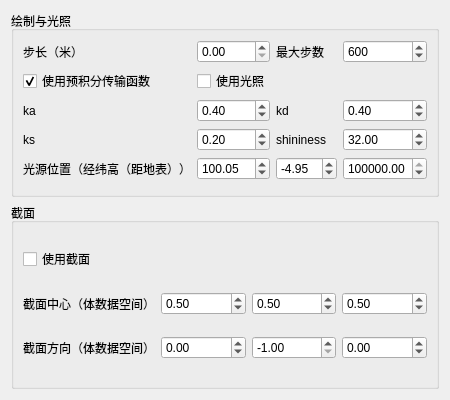
<?xml version="1.0" encoding="UTF-8"?>
<ui version="4.0">
 <class>DirectVolumeRenderer</class>
 <widget class="QWidget" name="DirectVolumeRenderer">
  <property name="geometry">
   <rect>
    <x>0</x>
    <y>0</y>
    <width>400</width>
    <height>400</height>
   </rect>
  </property>
  <property name="windowTitle">
   <string>直接体绘制</string>
  </property>
  <layout class="QVBoxLayout" name="verticalLayout">
   <item>
    <widget class="QGroupBox" name="groupBox">
     <property name="title">
      <string>绘制与光照</string>
     </property>
     <layout class="QGridLayout" name="gridLayout">
      <item row="3" column="1">
       <widget class="QDoubleSpinBox" name="doubleSpinBox_ka_float_VIS4EarthReflectable">
        <property name="singleStep">
         <double>0.100000000000000</double>
        </property>
        <property name="value">
         <double>0.400000000000000</double>
        </property>
       </widget>
      </item>
      <item row="1" column="0">
       <widget class="QLabel" name="label_5">
        <property name="sizePolicy">
         <sizepolicy hsizetype="Preferred" vsizetype="Preferred">
          <horstretch>0</horstretch>
          <verstretch>0</verstretch>
         </sizepolicy>
        </property>
        <property name="text">
         <string>步长（米）</string>
        </property>
       </widget>
      </item>
      <item row="4" column="1">
       <widget class="QDoubleSpinBox" name="doubleSpinBox_ks_float_VIS4EarthReflectable">
        <property name="singleStep">
         <double>0.100000000000000</double>
        </property>
        <property name="value">
         <double>0.200000000000000</double>
        </property>
       </widget>
      </item>
      <item row="5" column="4">
       <widget class="QDoubleSpinBox" name="doubleSpinBox_lightPosZ_float_VIS4EarthReflectable">
        <property name="maximum">
         <double>10000000.000000000000000</double>
        </property>
        <property name="value">
         <double>6000000.000000000000000</double>
        </property>
       </widget>
      </item>
      <item row="3" column="0">
       <widget class="QLabel" name="label">
        <property name="sizePolicy">
         <sizepolicy hsizetype="Preferred" vsizetype="Preferred">
          <horstretch>0</horstretch>
          <verstretch>0</verstretch>
         </sizepolicy>
        </property>
        <property name="text">
         <string>ka</string>
        </property>
       </widget>
      </item>
      <item row="5" column="3">
       <widget class="QDoubleSpinBox" name="doubleSpinBox_lightPosY_float_VIS4EarthReflectable">
        <property name="minimum">
         <double>-90.000000000000000</double>
        </property>
        <property name="maximum">
         <double>90.000000000000000</double>
        </property>
        <property name="value">
         <double>-4.950000000000000</double>
        </property>
       </widget>
      </item>
      <item row="1" column="1">
       <widget class="QDoubleSpinBox" name="doubleSpinBox_step_float_VIS4EarthReflectable"/>
      </item>
      <item row="1" column="4">
       <widget class="QSpinBox" name="spinBox_maxStepCnt_int_VIS4EarthReflectable">
        <property name="maximum">
         <number>10000</number>
        </property>
        <property name="value">
         <number>600</number>
        </property>
       </widget>
      </item>
      <item row="3" column="3">
       <widget class="QLabel" name="label_2">
        <property name="sizePolicy">
         <sizepolicy hsizetype="Preferred" vsizetype="Preferred">
          <horstretch>0</horstretch>
          <verstretch>0</verstretch>
         </sizepolicy>
        </property>
        <property name="text">
         <string>kd</string>
        </property>
       </widget>
      </item>
      <item row="1" column="3">
       <widget class="QLabel" name="label_6">
        <property name="sizePolicy">
         <sizepolicy hsizetype="Preferred" vsizetype="Preferred">
          <horstretch>0</horstretch>
          <verstretch>0</verstretch>
         </sizepolicy>
        </property>
        <property name="text">
         <string>最大步数</string>
        </property>
       </widget>
      </item>
      <item row="4" column="3">
       <widget class="QLabel" name="label_4">
        <property name="sizePolicy">
         <sizepolicy hsizetype="Preferred" vsizetype="Preferred">
          <horstretch>0</horstretch>
          <verstretch>0</verstretch>
         </sizepolicy>
        </property>
        <property name="text">
         <string>shininess</string>
        </property>
       </widget>
      </item>
      <item row="3" column="4">
       <widget class="QDoubleSpinBox" name="doubleSpinBox_kd_float_VIS4EarthReflectable">
        <property name="singleStep">
         <double>0.100000000000000</double>
        </property>
        <property name="value">
         <double>0.400000000000000</double>
        </property>
       </widget>
      </item>
      <item row="4" column="0">
       <widget class="QLabel" name="label_3">
        <property name="sizePolicy">
         <sizepolicy hsizetype="Preferred" vsizetype="Preferred">
          <horstretch>0</horstretch>
          <verstretch>0</verstretch>
         </sizepolicy>
        </property>
        <property name="text">
         <string>ks</string>
        </property>
       </widget>
      </item>
      <item row="5" column="0">
       <widget class="QLabel" name="label_7">
        <property name="sizePolicy">
         <sizepolicy hsizetype="Preferred" vsizetype="Preferred">
          <horstretch>0</horstretch>
          <verstretch>0</verstretch>
         </sizepolicy>
        </property>
        <property name="text">
         <string>光源位置（经纬高（距地表））</string>
        </property>
       </widget>
      </item>
      <item row="4" column="4">
       <widget class="QDoubleSpinBox" name="doubleSpinBox_shininess_float_VIS4EarthReflectable">
        <property name="singleStep">
         <double>0.100000000000000</double>
        </property>
        <property name="value">
         <double>32.000000000000000</double>
        </property>
       </widget>
      </item>
      <item row="5" column="1">
       <widget class="QDoubleSpinBox" name="doubleSpinBox_lightPosX_float_VIS4EarthReflectable">
        <property name="minimum">
         <double>-180.000000000000000</double>
        </property>
        <property name="maximum">
         <double>180.000000000000000</double>
        </property>
        <property name="value">
         <double>100.049999999999997</double>
        </property>
       </widget>
      </item>
      <item row="2" column="1">
       <widget class="QCheckBox" name="checkBox_useShading_bool_VIS4EarthReflectable">
        <property name="text">
         <string>使用光照</string>
        </property>
       </widget>
      </item>
      <item row="2" column="0">
       <widget class="QCheckBox" name="checkBox_useTFPreInt_bool_VIS4EarthReflectable">
        <property name="text">
         <string>使用预积分传输函数</string>
        </property>
        <property name="checked">
         <bool>true</bool>
        </property>
       </widget>
      </item>
     </layout>
    </widget>
   </item>
   <item>
    <widget class="QGroupBox" name="groupBox_2">
     <property name="title">
      <string>截面</string>
     </property>
     <layout class="QGridLayout" name="gridLayout_2">
      <item row="2" column="1">
       <widget class="QDoubleSpinBox" name="doubleSpinBox_sliceCntrX_float_VIS4EarthReflectable">
        <property name="maximum">
         <double>1.000000000000000</double>
        </property>
        <property name="singleStep">
         <double>0.100000000000000</double>
        </property>
        <property name="value">
         <double>0.500000000000000</double>
        </property>
       </widget>
      </item>
      <item row="3" column="0">
       <widget class="QLabel" name="label_9">
        <property name="text">
         <string>截面方向（体数据空间）</string>
        </property>
       </widget>
      </item>
      <item row="0" column="0">
       <widget class="QCheckBox" name="checkBox_useSlicing_bool_VIS4EarthReflectable">
        <property name="text">
         <string>使用截面</string>
        </property>
       </widget>
      </item>
      <item row="2" column="0">
       <widget class="QLabel" name="label_8">
        <property name="text">
         <string>截面中心（体数据空间）</string>
        </property>
       </widget>
      </item>
      <item row="2" column="2">
       <widget class="QDoubleSpinBox" name="doubleSpinBox_sliceCntrY_float_VIS4EarthReflectable">
        <property name="maximum">
         <double>1.000000000000000</double>
        </property>
        <property name="singleStep">
         <double>0.100000000000000</double>
        </property>
        <property name="value">
         <double>0.500000000000000</double>
        </property>
       </widget>
      </item>
      <item row="2" column="3">
       <widget class="QDoubleSpinBox" name="doubleSpinBox_sliceCntrY_float_VIS4EarthReflectable_2">
        <property name="maximum">
         <double>1.000000000000000</double>
        </property>
        <property name="singleStep">
         <double>0.100000000000000</double>
        </property>
        <property name="value">
         <double>0.500000000000000</double>
        </property>
       </widget>
      </item>
      <item row="3" column="1">
       <widget class="QDoubleSpinBox" name="doubleSpinBox_sliceDirX_float_VIS4EarthReflectable">
        <property name="minimum">
         <double>-1.000000000000000</double>
        </property>
        <property name="maximum">
         <double>1.000000000000000</double>
        </property>
        <property name="singleStep">
         <double>0.100000000000000</double>
        </property>
       </widget>
      </item>
      <item row="3" column="2">
       <widget class="QDoubleSpinBox" name="doubleSpinBox_sliceDirY_float_VIS4EarthReflectable">
        <property name="minimum">
         <double>-1.000000000000000</double>
        </property>
        <property name="maximum">
         <double>1.000000000000000</double>
        </property>
        <property name="singleStep">
         <double>0.100000000000000</double>
        </property>
        <property name="value">
         <double>-1.000000000000000</double>
        </property>
       </widget>
      </item>
      <item row="3" column="3">
       <widget class="QDoubleSpinBox" name="doubleSpinBox_sliceDirZ_float_VIS4EarthReflectable">
        <property name="minimum">
         <double>-1.000000000000000</double>
        </property>
        <property name="maximum">
         <double>1.000000000000000</double>
        </property>
        <property name="singleStep">
         <double>0.100000000000000</double>
        </property>
       </widget>
      </item>
     </layout>
    </widget>
   </item>
  </layout>
 </widget>
 <resources/>
 <connections/>
</ui>
